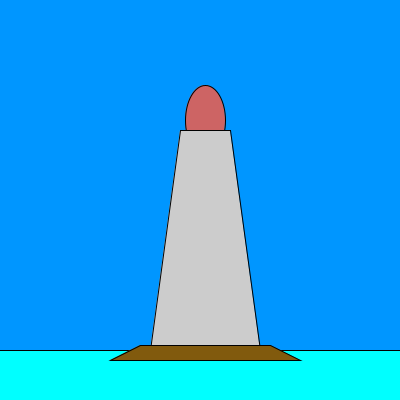
Frame 1 (no input)
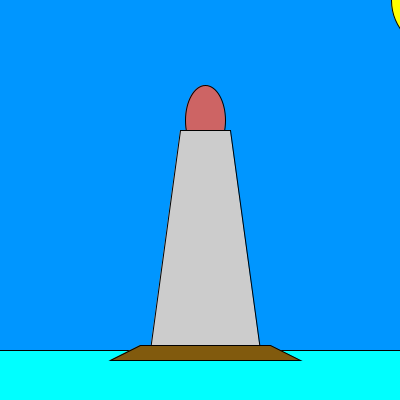
Frame 60 (the mouse pressed at the canvas centre just before this capture)
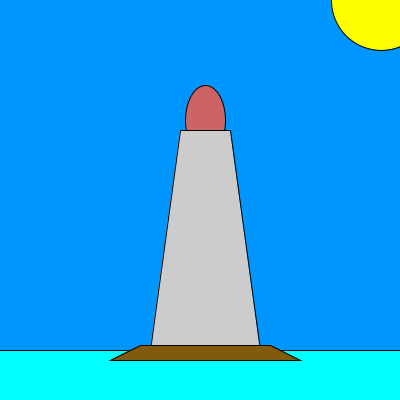
Frame 120 (the mouse held since frame 60 and released just before this capture)

The Processing sketch that drew these frames (run headless with seeded random() and noise(); from frame 60 on, the mouse is pressed at the canvas centre):

// Processing sketch: processing_44861
// ── processing_44861.pde

float radius =100;
float z =-radius;
float speed =2;
boolean night =false;
void setup() {
  size(400,400);
  smooth();
  background(0,150,255);
}
  
  void draw(){
    if (night){
      background(0);
      for (int y = 0; y <= height; y += random(10,20)) {
  for (int x = 0; x<=width; x += random(30,40)) {
    fill(255);
    ellipse(x,y, 1, 1);
    ellipse(y, x, 1,1);}}
    fill(247);
    z -=speed;
    if(z<-radius){
      z=width+radius;}
    ellipse(z,0,radius,radius);
    stroke(255);
    fill(0,0,255);
    rect(-1,350,401,345);
    fill(205,100,100);
    ellipse(205,120,40,70);
    fill(204);
    quad(180,130,230,130,260,350,150,350);
     fill(129,90,13);
    quad(140,345,270,345,300,360,110,360);
    fill(255,255,0,200);
    triangle(mouseX,mouseY,mouseX,mouseY-100,205,110);}
   
    else{ stroke(0);
    background(0,150,255);
    fill(205,100,100);
    ellipse(205,120,40,70);
    fill(204);
    quad(180,130,230,130,260,350,150,350);
    fill(0,255,255);
    rect(-1,350,401,345);
    fill(129,90,13);
    quad(140,345,270,345,300,360,110,360);
    fill(255,255,0);
    z -=speed-1;
    if(z<-radius){
      z=width+radius;}
    ellipse(z,0,radius,radius);
  }}
  
  void mouseClicked()
 {night=!night;
 }
 
